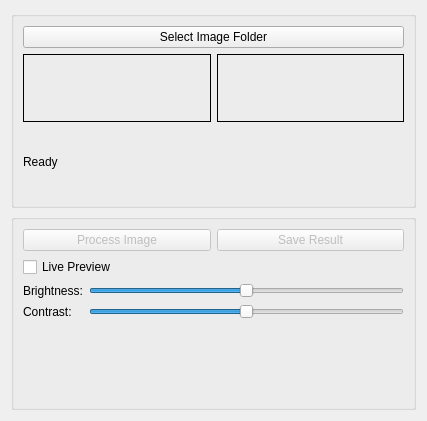
<?xml version="1.0" encoding="UTF-8"?>
<ui version="4.0">
 <class>ImageProcessorWidget</class>
 <widget class="QWidget" name="ImageProcessorWidget">
  <property name="geometry">
   <rect>
    <x>0</x>
    <y>0</y>
    <width>427</width>
    <height>421</height>
   </rect>
  </property>
  <layout class="QVBoxLayout" name="verticalLayout">
   <item>
    <widget class="QGroupBox" name="groupBox">
     <layout class="QVBoxLayout" name="verticalLayout_2">
      <item>
       <widget class="QPushButton" name="btnSelectFolder">
        <property name="text">
         <string>Select Image Folder</string>
        </property>
       </widget>
      </item>
      <item>
       <layout class="QHBoxLayout" name="horizontalLayout">
        <item>
         <widget class="QLabel" name="lblOriginal">
          <property name="frameShape">
           <enum>QFrame::Shape::Box</enum>
          </property>
          <property name="alignment">
           <set>Qt::AlignmentFlag::AlignCenter</set>
          </property>
         </widget>
        </item>
        <item>
         <widget class="QLabel" name="lblProcessed">
          <property name="frameShape">
           <enum>QFrame::Shape::Box</enum>
          </property>
          <property name="alignment">
           <set>Qt::AlignmentFlag::AlignCenter</set>
          </property>
         </widget>
        </item>
       </layout>
      </item>
      <item>
       <widget class="QLabel" name="lblStatus">
        <property name="text">
         <string>Ready</string>
        </property>
       </widget>
      </item>
     </layout>
    </widget>
   </item>
   <item>
    <widget class="QGroupBox" name="groupBox_2">
     <layout class="QVBoxLayout" name="verticalLayout_3">
      <item>
       <layout class="QHBoxLayout" name="horizontalLayout_2">
        <item>
         <widget class="QPushButton" name="btnProcess">
          <property name="enabled">
           <bool>false</bool>
          </property>
          <property name="text">
           <string>Process Image</string>
          </property>
         </widget>
        </item>
        <item>
         <widget class="QPushButton" name="btnSave">
          <property name="enabled">
           <bool>false</bool>
          </property>
          <property name="text">
           <string>Save Result</string>
          </property>
         </widget>
        </item>
       </layout>
      </item>
      <item>
       <widget class="QCheckBox" name="chkLivePreview">
        <property name="text">
         <string>Live Preview</string>
        </property>
       </widget>
      </item>
      <item>
       <layout class="QFormLayout" name="formLayout">
        <item row="0" column="0">
         <widget class="QLabel" name="label">
          <property name="text">
           <string>Brightness:</string>
          </property>
         </widget>
        </item>
        <item row="0" column="1">
         <widget class="QSlider" name="sliderBrightness">
          <property name="minimum">
           <number>-100</number>
          </property>
          <property name="maximum">
           <number>100</number>
          </property>
          <property name="orientation">
           <enum>Qt::Orientation::Horizontal</enum>
          </property>
         </widget>
        </item>
        <item row="1" column="0">
         <widget class="QLabel" name="label_2">
          <property name="text">
           <string>Contrast:</string>
          </property>
         </widget>
        </item>
        <item row="1" column="1">
         <widget class="QSlider" name="sliderContrast">
          <property name="minimum">
           <number>-100</number>
          </property>
          <property name="maximum">
           <number>100</number>
          </property>
          <property name="orientation">
           <enum>Qt::Orientation::Horizontal</enum>
          </property>
         </widget>
        </item>
       </layout>
      </item>
     </layout>
    </widget>
   </item>
  </layout>
 </widget>
 <resources/>
 <connections/>
</ui>
